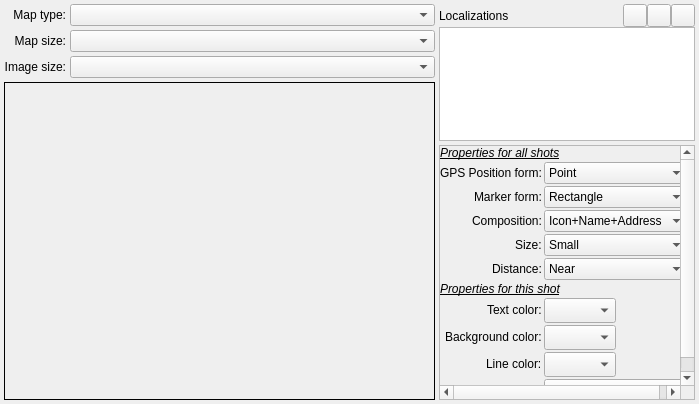
<?xml version="1.0" encoding="UTF-8"?>
<ui version="4.0">
 <class>wgt_QGMapsMap</class>
 <widget class="QWidget" name="wgt_QGMapsMap">
  <property name="geometry">
   <rect>
    <x>0</x>
    <y>0</y>
    <width>699</width>
    <height>404</height>
   </rect>
  </property>
  <property name="sizePolicy">
   <sizepolicy hsizetype="Expanding" vsizetype="Expanding">
    <horstretch>0</horstretch>
    <verstretch>0</verstretch>
   </sizepolicy>
  </property>
  <property name="windowTitle">
   <string notr="true">Form</string>
  </property>
  <layout class="QHBoxLayout" name="horizontalLayout_2">
   <property name="spacing">
    <number>4</number>
   </property>
   <property name="leftMargin">
    <number>4</number>
   </property>
   <property name="topMargin">
    <number>4</number>
   </property>
   <property name="rightMargin">
    <number>4</number>
   </property>
   <property name="bottomMargin">
    <number>4</number>
   </property>
   <item>
    <layout class="QVBoxLayout" name="verticalLayout_3">
     <property name="spacing">
      <number>4</number>
     </property>
     <property name="leftMargin">
      <number>0</number>
     </property>
     <property name="topMargin">
      <number>0</number>
     </property>
     <property name="rightMargin">
      <number>0</number>
     </property>
     <property name="bottomMargin">
      <number>0</number>
     </property>
     <item>
      <layout class="QFormLayout" name="formLayout_2">
       <property name="fieldGrowthPolicy">
        <enum>QFormLayout::AllNonFixedFieldsGrow</enum>
       </property>
       <property name="labelAlignment">
        <set>Qt::AlignRight|Qt::AlignTrailing|Qt::AlignVCenter</set>
       </property>
       <property name="horizontalSpacing">
        <number>4</number>
       </property>
       <property name="verticalSpacing">
        <number>4</number>
       </property>
       <property name="leftMargin">
        <number>0</number>
       </property>
       <property name="topMargin">
        <number>0</number>
       </property>
       <property name="rightMargin">
        <number>0</number>
       </property>
       <property name="bottomMargin">
        <number>0</number>
       </property>
       <item row="1" column="0">
        <widget class="QLabel" name="label_21">
         <property name="text">
          <string>Map size:</string>
         </property>
         <property name="alignment">
          <set>Qt::AlignRight|Qt::AlignTrailing|Qt::AlignVCenter</set>
         </property>
        </widget>
       </item>
       <item row="0" column="0">
        <widget class="QLabel" name="label_18">
         <property name="text">
          <string>Map type:</string>
         </property>
         <property name="alignment">
          <set>Qt::AlignRight|Qt::AlignTrailing|Qt::AlignVCenter</set>
         </property>
        </widget>
       </item>
       <item row="0" column="1">
        <widget class="QComboBox" name="MapTypeCB">
         <property name="sizePolicy">
          <sizepolicy hsizetype="Preferred" vsizetype="Fixed">
           <horstretch>0</horstretch>
           <verstretch>0</verstretch>
          </sizepolicy>
         </property>
         <property name="toolTip">
          <string>Define the type of the map</string>
         </property>
        </widget>
       </item>
       <item row="1" column="1">
        <widget class="QComboBox" name="MapSizeCB">
         <property name="sizePolicy">
          <sizepolicy hsizetype="Preferred" vsizetype="Fixed">
           <horstretch>0</horstretch>
           <verstretch>0</verstretch>
          </sizepolicy>
         </property>
         <property name="toolTip">
          <string>Define the size of the map</string>
         </property>
        </widget>
       </item>
       <item row="2" column="1">
        <widget class="QComboBox" name="ImageSizeCB">
         <property name="sizePolicy">
          <sizepolicy hsizetype="Preferred" vsizetype="Fixed">
           <horstretch>0</horstretch>
           <verstretch>0</verstretch>
          </sizepolicy>
         </property>
         <property name="toolTip">
          <string>Define the size of the image generated for the map</string>
         </property>
        </widget>
       </item>
       <item row="2" column="0">
        <widget class="QLabel" name="label_20">
         <property name="text">
          <string>Image size:</string>
         </property>
         <property name="alignment">
          <set>Qt::AlignRight|Qt::AlignTrailing|Qt::AlignVCenter</set>
         </property>
        </widget>
       </item>
      </layout>
     </item>
     <item>
      <widget class="QLabel" name="Map">
       <property name="sizePolicy">
        <sizepolicy hsizetype="Expanding" vsizetype="Expanding">
         <horstretch>0</horstretch>
         <verstretch>0</verstretch>
        </sizepolicy>
       </property>
       <property name="frameShape">
        <enum>QFrame::Box</enum>
       </property>
       <property name="text">
        <string notr="true"/>
       </property>
       <property name="alignment">
        <set>Qt::AlignCenter</set>
       </property>
      </widget>
     </item>
    </layout>
   </item>
   <item>
    <layout class="QVBoxLayout" name="verticalLayout">
     <property name="spacing">
      <number>4</number>
     </property>
     <property name="sizeConstraint">
      <enum>QLayout::SetFixedSize</enum>
     </property>
     <property name="leftMargin">
      <number>0</number>
     </property>
     <property name="topMargin">
      <number>0</number>
     </property>
     <property name="rightMargin">
      <number>0</number>
     </property>
     <property name="bottomMargin">
      <number>0</number>
     </property>
     <item>
      <layout class="QVBoxLayout" name="verticalLayout_2">
       <property name="spacing">
        <number>0</number>
       </property>
       <property name="leftMargin">
        <number>0</number>
       </property>
       <property name="topMargin">
        <number>0</number>
       </property>
       <property name="rightMargin">
        <number>0</number>
       </property>
       <property name="bottomMargin">
        <number>0</number>
       </property>
       <item>
        <layout class="QHBoxLayout" name="horizontalLayout">
         <property name="spacing">
          <number>0</number>
         </property>
         <property name="sizeConstraint">
          <enum>QLayout::SetFixedSize</enum>
         </property>
         <property name="leftMargin">
          <number>0</number>
         </property>
         <property name="topMargin">
          <number>0</number>
         </property>
         <property name="rightMargin">
          <number>0</number>
         </property>
         <property name="bottomMargin">
          <number>0</number>
         </property>
         <item>
          <widget class="QLabel" name="label_40">
           <property name="sizePolicy">
            <sizepolicy hsizetype="Preferred" vsizetype="Preferred">
             <horstretch>0</horstretch>
             <verstretch>0</verstretch>
            </sizepolicy>
           </property>
           <property name="text">
            <string>Localizations</string>
           </property>
          </widget>
         </item>
         <item>
          <widget class="QToolButton" name="AddGMapsLocationBT">
           <property name="toolTip">
            <string>Use Google Maps to select a location</string>
           </property>
           <property name="text">
            <string notr="true"/>
           </property>
           <property name="icon">
            <iconset resource="../../RSCffDiaporama.qrc">
             <normaloff>:/img/gmap_add.png</normaloff>:/img/gmap_add.png</iconset>
           </property>
          </widget>
         </item>
         <item>
          <widget class="QToolButton" name="EditLocationBT">
           <property name="toolTip">
            <string>Edit current location</string>
           </property>
           <property name="text">
            <string notr="true"/>
           </property>
           <property name="icon">
            <iconset resource="../../RSCffDiaporama.qrc">
             <normaloff>:/img/action_edit.png</normaloff>:/img/action_edit.png</iconset>
           </property>
          </widget>
         </item>
         <item>
          <widget class="QToolButton" name="RemoveLocationBT">
           <property name="toolTip">
            <string>Remove current location</string>
           </property>
           <property name="text">
            <string notr="true"/>
           </property>
           <property name="icon">
            <iconset resource="../../RSCffDiaporama.qrc">
             <normaloff>:/img/trash.png</normaloff>:/img/trash.png</iconset>
           </property>
          </widget>
         </item>
        </layout>
       </item>
       <item>
        <widget class="cCustomLocationTable" name="LocationTable">
         <property name="sizePolicy">
          <sizepolicy hsizetype="Preferred" vsizetype="Fixed">
           <horstretch>0</horstretch>
           <verstretch>0</verstretch>
          </sizepolicy>
         </property>
         <property name="minimumSize">
          <size>
           <width>0</width>
           <height>114</height>
          </size>
         </property>
         <property name="maximumSize">
          <size>
           <width>16777215</width>
           <height>114</height>
          </size>
         </property>
         <property name="editTriggers">
          <set>QAbstractItemView::NoEditTriggers</set>
         </property>
         <property name="selectionMode">
          <enum>QAbstractItemView::SingleSelection</enum>
         </property>
         <property name="selectionBehavior">
          <enum>QAbstractItemView::SelectRows</enum>
         </property>
         <property name="wordWrap">
          <bool>false</bool>
         </property>
         <property name="cornerButtonEnabled">
          <bool>false</bool>
         </property>
         <attribute name="horizontalHeaderVisible">
          <bool>false</bool>
         </attribute>
         <attribute name="verticalHeaderVisible">
          <bool>false</bool>
         </attribute>
         <column>
          <property name="text">
           <string>Location</string>
          </property>
         </column>
        </widget>
       </item>
      </layout>
     </item>
     <item>
      <widget class="QScrollArea" name="scrollArea">
       <property name="sizePolicy">
        <sizepolicy hsizetype="Preferred" vsizetype="Expanding">
         <horstretch>0</horstretch>
         <verstretch>0</verstretch>
        </sizepolicy>
       </property>
       <property name="widgetResizable">
        <bool>true</bool>
       </property>
       <property name="alignment">
        <set>Qt::AlignRight|Qt::AlignTrailing|Qt::AlignVCenter</set>
       </property>
       <widget class="QWidget" name="scrollAreaWidgetContents">
        <property name="geometry">
         <rect>
          <x>0</x>
          <y>-42</y>
          <width>279</width>
          <height>275</height>
         </rect>
        </property>
        <layout class="QFormLayout" name="formLayout">
         <property name="fieldGrowthPolicy">
          <enum>QFormLayout::AllNonFixedFieldsGrow</enum>
         </property>
         <property name="labelAlignment">
          <set>Qt::AlignRight|Qt::AlignTrailing|Qt::AlignVCenter</set>
         </property>
         <property name="horizontalSpacing">
          <number>2</number>
         </property>
         <property name="verticalSpacing">
          <number>2</number>
         </property>
         <property name="leftMargin">
          <number>0</number>
         </property>
         <property name="topMargin">
          <number>0</number>
         </property>
         <property name="rightMargin">
          <number>0</number>
         </property>
         <property name="bottomMargin">
          <number>0</number>
         </property>
         <item row="0" column="0" colspan="2">
          <widget class="QLabel" name="label">
           <property name="font">
            <font>
             <italic>true</italic>
             <underline>true</underline>
            </font>
           </property>
           <property name="text">
            <string>Properties for all shots</string>
           </property>
          </widget>
         </item>
         <item row="1" column="0">
          <widget class="QLabel" name="PointFormLabel">
           <property name="text">
            <string>GPS Position form:</string>
           </property>
          </widget>
         </item>
         <item row="1" column="1">
          <widget class="QComboBox" name="PointFormCB">
           <property name="toolTip">
            <string>Define a form for the GPS position</string>
           </property>
           <item>
            <property name="text">
             <string>Point</string>
            </property>
           </item>
           <item>
            <property name="text">
             <string>Circle</string>
            </property>
           </item>
           <item>
            <property name="text">
             <string>Rectangle</string>
            </property>
           </item>
          </widget>
         </item>
         <item row="2" column="0">
          <widget class="QLabel" name="MarkerFormLabel">
           <property name="text">
            <string>Marker form:</string>
           </property>
          </widget>
         </item>
         <item row="2" column="1">
          <widget class="QComboBox" name="MarkerFormCB">
           <property name="toolTip">
            <string>Define a form for the marker</string>
           </property>
           <item>
            <property name="text">
             <string>Rectangle</string>
            </property>
           </item>
           <item>
            <property name="text">
             <string>Bubble</string>
            </property>
           </item>
          </widget>
         </item>
         <item row="3" column="0">
          <widget class="QLabel" name="MarkerCompoLabel">
           <property name="text">
            <string>Composition:</string>
           </property>
          </widget>
         </item>
         <item row="3" column="1">
          <widget class="QComboBox" name="MarkerCompoCB">
           <property name="toolTip">
            <string>Defined what information will be displayed in the marker</string>
           </property>
           <item>
            <property name="text">
             <string>Icon+Name+Address</string>
            </property>
           </item>
           <item>
            <property name="text">
             <string>Icon+Name</string>
            </property>
           </item>
           <item>
            <property name="text">
             <string>Icon</string>
            </property>
           </item>
           <item>
            <property name="text">
             <string>Name</string>
            </property>
           </item>
           <item>
            <property name="text">
             <string>Name+Address</string>
            </property>
           </item>
           <item>
            <property name="text">
             <string>Address</string>
            </property>
           </item>
          </widget>
         </item>
         <item row="4" column="0">
          <widget class="QLabel" name="MarkerSizeLabel">
           <property name="text">
            <string>Size:</string>
           </property>
          </widget>
         </item>
         <item row="4" column="1">
          <widget class="QComboBox" name="MarkerSizeCB">
           <property name="toolTip">
            <string>Define the size of the marker and the GPS position</string>
           </property>
           <item>
            <property name="text">
             <string>Small</string>
            </property>
           </item>
           <item>
            <property name="text">
             <string>Medium</string>
            </property>
           </item>
           <item>
            <property name="text">
             <string>Large</string>
            </property>
           </item>
           <item>
            <property name="text">
             <string>Huge</string>
            </property>
           </item>
          </widget>
         </item>
         <item row="6" column="0">
          <widget class="QLabel" name="DistanceLabel">
           <property name="text">
            <string>Distance:</string>
           </property>
          </widget>
         </item>
         <item row="6" column="1">
          <widget class="QComboBox" name="DistanceCB">
           <property name="toolTip">
            <string>Defined where to display the marker (the distance between the marker and the GPS position)</string>
           </property>
           <item>
            <property name="text">
             <string>Near</string>
            </property>
           </item>
           <item>
            <property name="text">
             <string>Normal</string>
            </property>
           </item>
           <item>
            <property name="text">
             <string>Far</string>
            </property>
           </item>
          </widget>
         </item>
         <item row="12" column="0" colspan="2">
          <widget class="QLabel" name="label_7">
           <property name="font">
            <font>
             <italic>true</italic>
             <underline>true</underline>
            </font>
           </property>
           <property name="text">
            <string>Properties for this shot</string>
           </property>
          </widget>
         </item>
         <item row="13" column="0">
          <widget class="QLabel" name="TextColorLabel">
           <property name="text">
            <string>Text color:</string>
           </property>
          </widget>
         </item>
         <item row="13" column="1">
          <layout class="QHBoxLayout" name="horizontalLayout_6">
           <property name="spacing">
            <number>0</number>
           </property>
           <property name="leftMargin">
            <number>0</number>
           </property>
           <property name="topMargin">
            <number>0</number>
           </property>
           <property name="rightMargin">
            <number>0</number>
           </property>
           <property name="bottomMargin">
            <number>0</number>
           </property>
           <item>
            <widget class="cCColorComboBox" name="TextColorCB">
             <property name="sizePolicy">
              <sizepolicy hsizetype="Preferred" vsizetype="Preferred">
               <horstretch>0</horstretch>
               <verstretch>0</verstretch>
              </sizepolicy>
             </property>
             <property name="font">
              <font>
               <family>Sans Serif</family>
               <pointsize>9</pointsize>
              </font>
             </property>
             <property name="toolTip">
              <string>Defines the color of the text</string>
             </property>
             <property name="iconSize">
              <size>
               <width>64</width>
               <height>16</height>
              </size>
             </property>
            </widget>
           </item>
           <item>
            <widget class="QLabel" name="label_5">
             <property name="sizePolicy">
              <sizepolicy hsizetype="Expanding" vsizetype="Preferred">
               <horstretch>0</horstretch>
               <verstretch>0</verstretch>
              </sizepolicy>
             </property>
             <property name="text">
              <string notr="true"/>
             </property>
            </widget>
           </item>
          </layout>
         </item>
         <item row="14" column="0">
          <widget class="QLabel" name="MarkerColorLabel">
           <property name="text">
            <string>Background color:</string>
           </property>
          </widget>
         </item>
         <item row="14" column="1">
          <layout class="QHBoxLayout" name="horizontalLayout_5">
           <property name="spacing">
            <number>0</number>
           </property>
           <property name="leftMargin">
            <number>0</number>
           </property>
           <property name="topMargin">
            <number>0</number>
           </property>
           <property name="rightMargin">
            <number>0</number>
           </property>
           <property name="bottomMargin">
            <number>0</number>
           </property>
           <item>
            <widget class="cCColorComboBox" name="MarkerColorCB">
             <property name="sizePolicy">
              <sizepolicy hsizetype="Preferred" vsizetype="Preferred">
               <horstretch>0</horstretch>
               <verstretch>0</verstretch>
              </sizepolicy>
             </property>
             <property name="font">
              <font>
               <family>Sans Serif</family>
               <pointsize>9</pointsize>
              </font>
             </property>
             <property name="toolTip">
              <string>Defines the color of the background of the marker, of the GPS position and of the part between the two</string>
             </property>
             <property name="iconSize">
              <size>
               <width>64</width>
               <height>16</height>
              </size>
             </property>
            </widget>
           </item>
           <item>
            <widget class="QLabel" name="label_4">
             <property name="sizePolicy">
              <sizepolicy hsizetype="Expanding" vsizetype="Preferred">
               <horstretch>0</horstretch>
               <verstretch>0</verstretch>
              </sizepolicy>
             </property>
             <property name="text">
              <string notr="true"/>
             </property>
            </widget>
           </item>
          </layout>
         </item>
         <item row="16" column="0">
          <widget class="QLabel" name="VisibilityLabel">
           <property name="text">
            <string>Visibility:</string>
           </property>
          </widget>
         </item>
         <item row="16" column="1">
          <widget class="QComboBox" name="VisibilityCB">
           <property name="toolTip">
            <string>Defined if the marker is visible, half-visible (masked) or hidden</string>
           </property>
           <item>
            <property name="text">
             <string>Hide</string>
            </property>
           </item>
           <item>
            <property name="text">
             <string>Masked</string>
            </property>
           </item>
           <item>
            <property name="text">
             <string>Visible</string>
            </property>
           </item>
          </widget>
         </item>
         <item row="15" column="0">
          <widget class="QLabel" name="LineColorLabel">
           <property name="text">
            <string>Line color:</string>
           </property>
          </widget>
         </item>
         <item row="15" column="1">
          <layout class="QHBoxLayout" name="horizontalLayout_3">
           <property name="spacing">
            <number>0</number>
           </property>
           <property name="leftMargin">
            <number>0</number>
           </property>
           <property name="topMargin">
            <number>0</number>
           </property>
           <property name="rightMargin">
            <number>0</number>
           </property>
           <property name="bottomMargin">
            <number>0</number>
           </property>
           <item>
            <widget class="cCColorComboBox" name="LineColorCB">
             <property name="sizePolicy">
              <sizepolicy hsizetype="Preferred" vsizetype="Preferred">
               <horstretch>0</horstretch>
               <verstretch>0</verstretch>
              </sizepolicy>
             </property>
             <property name="font">
              <font>
               <family>Sans Serif</family>
               <pointsize>9</pointsize>
              </font>
             </property>
             <property name="toolTip">
              <string>Defines the color of the border</string>
             </property>
             <property name="iconSize">
              <size>
               <width>64</width>
               <height>16</height>
              </size>
             </property>
            </widget>
           </item>
           <item>
            <widget class="QLabel" name="label_2">
             <property name="sizePolicy">
              <sizepolicy hsizetype="Expanding" vsizetype="Preferred">
               <horstretch>0</horstretch>
               <verstretch>0</verstretch>
              </sizepolicy>
             </property>
             <property name="text">
              <string notr="true"/>
             </property>
            </widget>
           </item>
          </layout>
         </item>
        </layout>
       </widget>
      </widget>
     </item>
    </layout>
   </item>
  </layout>
 </widget>
 <customwidgets>
  <customwidget>
   <class>cCColorComboBox</class>
   <extends>QComboBox</extends>
   <header>CustomCtrl/cCColorComboBox.h</header>
  </customwidget>
  <customwidget>
   <class>cCustomLocationTable</class>
   <extends>QTableWidget</extends>
   <header>DlgImage/wgt_QGMapsMap/cCustomLocationTable.h</header>
  </customwidget>
 </customwidgets>
 <tabstops>
  <tabstop>MapTypeCB</tabstop>
  <tabstop>MapSizeCB</tabstop>
  <tabstop>ImageSizeCB</tabstop>
  <tabstop>LocationTable</tabstop>
  <tabstop>AddGMapsLocationBT</tabstop>
  <tabstop>EditLocationBT</tabstop>
  <tabstop>RemoveLocationBT</tabstop>
  <tabstop>scrollArea</tabstop>
  <tabstop>PointFormCB</tabstop>
  <tabstop>MarkerFormCB</tabstop>
  <tabstop>MarkerCompoCB</tabstop>
  <tabstop>MarkerSizeCB</tabstop>
  <tabstop>LineColorCB</tabstop>
  <tabstop>DistanceCB</tabstop>
  <tabstop>TextColorCB</tabstop>
  <tabstop>MarkerColorCB</tabstop>
  <tabstop>VisibilityCB</tabstop>
 </tabstops>
 <resources>
  <include location="../../RSCffDiaporama.qrc"/>
 </resources>
 <connections/>
</ui>
